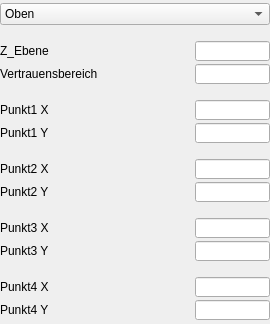
<?xml version="1.0" encoding="UTF-8"?>
<ui version="4.0">
 <class>TP_Ebenheit</class>
 <widget class="QWidget" name="TP_Ebenheit">
  <property name="geometry">
   <rect>
    <x>0</x>
    <y>0</y>
    <width>270</width>
    <height>324</height>
   </rect>
  </property>
  <property name="maximumSize">
   <size>
    <width>270</width>
    <height>16777215</height>
   </size>
  </property>
  <property name="windowTitle">
   <string>Form</string>
  </property>
  <layout class="QVBoxLayout" name="verticalLayout">
   <property name="spacing">
    <number>0</number>
   </property>
   <property name="leftMargin">
    <number>0</number>
   </property>
   <property name="topMargin">
    <number>0</number>
   </property>
   <property name="rightMargin">
    <number>0</number>
   </property>
   <property name="bottomMargin">
    <number>0</number>
   </property>
   <item>
    <widget class="QComboBox" name="comboBox_Frame">
     <item>
      <property name="text">
       <string>Oben</string>
      </property>
     </item>
     <item>
      <property name="text">
       <string>Hinten</string>
      </property>
     </item>
     <item>
      <property name="text">
       <string>Links</string>
      </property>
     </item>
     <item>
      <property name="text">
       <string>Vorne</string>
      </property>
     </item>
     <item>
      <property name="text">
       <string>Rechts</string>
      </property>
     </item>
    </widget>
   </item>
   <item>
    <spacer name="verticalSpacer">
     <property name="orientation">
      <enum>Qt::Vertical</enum>
     </property>
     <property name="sizeType">
      <enum>QSizePolicy::Fixed</enum>
     </property>
     <property name="sizeHint" stdset="0">
      <size>
       <width>20</width>
       <height>13</height>
      </size>
     </property>
    </spacer>
   </item>
   <item>
    <layout class="QHBoxLayout" name="horizontalLayout_ZEbene">
     <property name="spacing">
      <number>0</number>
     </property>
     <item>
      <widget class="QLabel" name="label_ZEbene">
       <property name="maximumSize">
        <size>
         <width>16777215</width>
         <height>20</height>
        </size>
       </property>
       <property name="text">
        <string>Z_Ebene</string>
       </property>
      </widget>
     </item>
     <item>
      <spacer name="horizontalSpacer">
       <property name="orientation">
        <enum>Qt::Horizontal</enum>
       </property>
       <property name="sizeHint" stdset="0">
        <size>
         <width>40</width>
         <height>20</height>
        </size>
       </property>
      </spacer>
     </item>
     <item>
      <widget class="QLineEdit" name="lineEdit_ZEbene">
       <property name="enabled">
        <bool>true</bool>
       </property>
       <property name="minimumSize">
        <size>
         <width>75</width>
         <height>0</height>
        </size>
       </property>
       <property name="maximumSize">
        <size>
         <width>75</width>
         <height>20</height>
        </size>
       </property>
       <property name="text">
        <string/>
       </property>
       <property name="alignment">
        <set>Qt::AlignCenter</set>
       </property>
      </widget>
     </item>
    </layout>
   </item>
   <item>
    <layout class="QHBoxLayout" name="horizontalLayout_V_Bereich">
     <property name="spacing">
      <number>0</number>
     </property>
     <item>
      <widget class="QLabel" name="label_Vertrauensbereich">
       <property name="maximumSize">
        <size>
         <width>16777215</width>
         <height>20</height>
        </size>
       </property>
       <property name="text">
        <string>Vertrauensbereich</string>
       </property>
      </widget>
     </item>
     <item>
      <spacer name="horizontalSpacer_V_Bereich">
       <property name="orientation">
        <enum>Qt::Horizontal</enum>
       </property>
       <property name="sizeHint" stdset="0">
        <size>
         <width>40</width>
         <height>20</height>
        </size>
       </property>
      </spacer>
     </item>
     <item>
      <widget class="QLineEdit" name="lineEdit_Vertrauensbereich">
       <property name="enabled">
        <bool>true</bool>
       </property>
       <property name="minimumSize">
        <size>
         <width>75</width>
         <height>0</height>
        </size>
       </property>
       <property name="maximumSize">
        <size>
         <width>75</width>
         <height>20</height>
        </size>
       </property>
       <property name="text">
        <string/>
       </property>
       <property name="alignment">
        <set>Qt::AlignCenter</set>
       </property>
      </widget>
     </item>
    </layout>
   </item>
   <item>
    <spacer name="verticalSpacer_2">
     <property name="orientation">
      <enum>Qt::Vertical</enum>
     </property>
     <property name="sizeType">
      <enum>QSizePolicy::Fixed</enum>
     </property>
     <property name="sizeHint" stdset="0">
      <size>
       <width>20</width>
       <height>13</height>
      </size>
     </property>
    </spacer>
   </item>
   <item>
    <layout class="QHBoxLayout" name="horizontalLayout_Punkt1X">
     <property name="spacing">
      <number>0</number>
     </property>
     <item>
      <widget class="QLabel" name="label_Punkt1X">
       <property name="maximumSize">
        <size>
         <width>16777215</width>
         <height>20</height>
        </size>
       </property>
       <property name="text">
        <string>Punkt1 X</string>
       </property>
      </widget>
     </item>
     <item>
      <spacer name="horizontalSpacer_Punkt1X">
       <property name="orientation">
        <enum>Qt::Horizontal</enum>
       </property>
       <property name="sizeHint" stdset="0">
        <size>
         <width>40</width>
         <height>20</height>
        </size>
       </property>
      </spacer>
     </item>
     <item>
      <widget class="QLineEdit" name="lineEdit_Punkt1X">
       <property name="enabled">
        <bool>true</bool>
       </property>
       <property name="minimumSize">
        <size>
         <width>75</width>
         <height>0</height>
        </size>
       </property>
       <property name="maximumSize">
        <size>
         <width>75</width>
         <height>20</height>
        </size>
       </property>
       <property name="text">
        <string/>
       </property>
       <property name="alignment">
        <set>Qt::AlignCenter</set>
       </property>
      </widget>
     </item>
    </layout>
   </item>
   <item>
    <layout class="QHBoxLayout" name="horizontalLayout_Punkt1Y">
     <property name="spacing">
      <number>0</number>
     </property>
     <item>
      <widget class="QLabel" name="label_Punkt1Y">
       <property name="maximumSize">
        <size>
         <width>16777215</width>
         <height>20</height>
        </size>
       </property>
       <property name="text">
        <string>Punkt1 Y</string>
       </property>
      </widget>
     </item>
     <item>
      <spacer name="horizontalSpacer_Punkt1Y">
       <property name="orientation">
        <enum>Qt::Horizontal</enum>
       </property>
       <property name="sizeHint" stdset="0">
        <size>
         <width>40</width>
         <height>20</height>
        </size>
       </property>
      </spacer>
     </item>
     <item>
      <widget class="QLineEdit" name="lineEdit_Punkt1Y">
       <property name="enabled">
        <bool>true</bool>
       </property>
       <property name="minimumSize">
        <size>
         <width>75</width>
         <height>0</height>
        </size>
       </property>
       <property name="maximumSize">
        <size>
         <width>75</width>
         <height>20</height>
        </size>
       </property>
       <property name="text">
        <string/>
       </property>
       <property name="alignment">
        <set>Qt::AlignCenter</set>
       </property>
      </widget>
     </item>
    </layout>
   </item>
   <item>
    <spacer name="verticalSpacer_3">
     <property name="orientation">
      <enum>Qt::Vertical</enum>
     </property>
     <property name="sizeType">
      <enum>QSizePolicy::Fixed</enum>
     </property>
     <property name="sizeHint" stdset="0">
      <size>
       <width>20</width>
       <height>13</height>
      </size>
     </property>
    </spacer>
   </item>
   <item>
    <layout class="QHBoxLayout" name="horizontalLayout_Punkt2X">
     <property name="spacing">
      <number>0</number>
     </property>
     <item>
      <widget class="QLabel" name="label_Punkt2X">
       <property name="maximumSize">
        <size>
         <width>16777215</width>
         <height>20</height>
        </size>
       </property>
       <property name="text">
        <string>Punkt2 X</string>
       </property>
      </widget>
     </item>
     <item>
      <spacer name="horizontalSpacer_Punkt2X">
       <property name="orientation">
        <enum>Qt::Horizontal</enum>
       </property>
       <property name="sizeHint" stdset="0">
        <size>
         <width>40</width>
         <height>20</height>
        </size>
       </property>
      </spacer>
     </item>
     <item>
      <widget class="QLineEdit" name="lineEdit_Punkt2X">
       <property name="enabled">
        <bool>true</bool>
       </property>
       <property name="minimumSize">
        <size>
         <width>75</width>
         <height>0</height>
        </size>
       </property>
       <property name="maximumSize">
        <size>
         <width>75</width>
         <height>20</height>
        </size>
       </property>
       <property name="text">
        <string/>
       </property>
       <property name="alignment">
        <set>Qt::AlignCenter</set>
       </property>
      </widget>
     </item>
    </layout>
   </item>
   <item>
    <layout class="QHBoxLayout" name="horizontalLayout_Punkt2Y">
     <property name="spacing">
      <number>0</number>
     </property>
     <item>
      <widget class="QLabel" name="label_Punkt2Y">
       <property name="maximumSize">
        <size>
         <width>16777215</width>
         <height>20</height>
        </size>
       </property>
       <property name="text">
        <string>Punkt2 Y</string>
       </property>
      </widget>
     </item>
     <item>
      <spacer name="horizontalSpacer_Punkt2Y">
       <property name="orientation">
        <enum>Qt::Horizontal</enum>
       </property>
       <property name="sizeHint" stdset="0">
        <size>
         <width>40</width>
         <height>20</height>
        </size>
       </property>
      </spacer>
     </item>
     <item>
      <widget class="QLineEdit" name="lineEdit_Punkt2Y">
       <property name="enabled">
        <bool>true</bool>
       </property>
       <property name="minimumSize">
        <size>
         <width>75</width>
         <height>0</height>
        </size>
       </property>
       <property name="maximumSize">
        <size>
         <width>75</width>
         <height>20</height>
        </size>
       </property>
       <property name="text">
        <string/>
       </property>
       <property name="alignment">
        <set>Qt::AlignCenter</set>
       </property>
      </widget>
     </item>
    </layout>
   </item>
   <item>
    <spacer name="verticalSpacer_4">
     <property name="orientation">
      <enum>Qt::Vertical</enum>
     </property>
     <property name="sizeType">
      <enum>QSizePolicy::Fixed</enum>
     </property>
     <property name="sizeHint" stdset="0">
      <size>
       <width>20</width>
       <height>13</height>
      </size>
     </property>
    </spacer>
   </item>
   <item>
    <layout class="QHBoxLayout" name="horizontalLayout_Punkt3X">
     <property name="spacing">
      <number>0</number>
     </property>
     <item>
      <widget class="QLabel" name="label_Punkt3X">
       <property name="maximumSize">
        <size>
         <width>16777215</width>
         <height>20</height>
        </size>
       </property>
       <property name="text">
        <string>Punkt3 X</string>
       </property>
      </widget>
     </item>
     <item>
      <spacer name="horizontalSpacer_Punkt3X">
       <property name="orientation">
        <enum>Qt::Horizontal</enum>
       </property>
       <property name="sizeHint" stdset="0">
        <size>
         <width>40</width>
         <height>20</height>
        </size>
       </property>
      </spacer>
     </item>
     <item>
      <widget class="QLineEdit" name="lineEdit_Punkt3X">
       <property name="enabled">
        <bool>true</bool>
       </property>
       <property name="minimumSize">
        <size>
         <width>75</width>
         <height>0</height>
        </size>
       </property>
       <property name="maximumSize">
        <size>
         <width>75</width>
         <height>20</height>
        </size>
       </property>
       <property name="text">
        <string/>
       </property>
       <property name="alignment">
        <set>Qt::AlignCenter</set>
       </property>
      </widget>
     </item>
    </layout>
   </item>
   <item>
    <layout class="QHBoxLayout" name="horizontalLayout_Punkt3Y">
     <property name="spacing">
      <number>0</number>
     </property>
     <item>
      <widget class="QLabel" name="label_Punkt3Y">
       <property name="maximumSize">
        <size>
         <width>16777215</width>
         <height>20</height>
        </size>
       </property>
       <property name="text">
        <string>Punkt3 Y</string>
       </property>
      </widget>
     </item>
     <item>
      <spacer name="horizontalSpacer_Punkt3Y">
       <property name="orientation">
        <enum>Qt::Horizontal</enum>
       </property>
       <property name="sizeHint" stdset="0">
        <size>
         <width>40</width>
         <height>20</height>
        </size>
       </property>
      </spacer>
     </item>
     <item>
      <widget class="QLineEdit" name="lineEdit_Punkt3Y">
       <property name="enabled">
        <bool>true</bool>
       </property>
       <property name="minimumSize">
        <size>
         <width>75</width>
         <height>0</height>
        </size>
       </property>
       <property name="maximumSize">
        <size>
         <width>75</width>
         <height>20</height>
        </size>
       </property>
       <property name="text">
        <string/>
       </property>
       <property name="alignment">
        <set>Qt::AlignCenter</set>
       </property>
      </widget>
     </item>
    </layout>
   </item>
   <item>
    <spacer name="verticalSpacer_5">
     <property name="orientation">
      <enum>Qt::Vertical</enum>
     </property>
     <property name="sizeType">
      <enum>QSizePolicy::Fixed</enum>
     </property>
     <property name="sizeHint" stdset="0">
      <size>
       <width>20</width>
       <height>13</height>
      </size>
     </property>
    </spacer>
   </item>
   <item>
    <layout class="QHBoxLayout" name="horizontalLayout_Punkt4X">
     <property name="spacing">
      <number>0</number>
     </property>
     <item>
      <widget class="QLabel" name="label_Punkt4X">
       <property name="maximumSize">
        <size>
         <width>16777215</width>
         <height>20</height>
        </size>
       </property>
       <property name="text">
        <string>Punkt4 X</string>
       </property>
      </widget>
     </item>
     <item>
      <spacer name="horizontalSpacer_Punkt4X">
       <property name="orientation">
        <enum>Qt::Horizontal</enum>
       </property>
       <property name="sizeHint" stdset="0">
        <size>
         <width>40</width>
         <height>20</height>
        </size>
       </property>
      </spacer>
     </item>
     <item>
      <widget class="QLineEdit" name="lineEdit_Punkt4X">
       <property name="enabled">
        <bool>true</bool>
       </property>
       <property name="minimumSize">
        <size>
         <width>75</width>
         <height>0</height>
        </size>
       </property>
       <property name="maximumSize">
        <size>
         <width>75</width>
         <height>20</height>
        </size>
       </property>
       <property name="text">
        <string/>
       </property>
       <property name="alignment">
        <set>Qt::AlignCenter</set>
       </property>
      </widget>
     </item>
    </layout>
   </item>
   <item>
    <layout class="QHBoxLayout" name="horizontalLayout_Punkt4Y">
     <property name="spacing">
      <number>0</number>
     </property>
     <item>
      <widget class="QLabel" name="label_Punkt4Y">
       <property name="maximumSize">
        <size>
         <width>16777215</width>
         <height>20</height>
        </size>
       </property>
       <property name="text">
        <string>Punkt4 Y</string>
       </property>
      </widget>
     </item>
     <item>
      <spacer name="horizontalSpacer_Punkt4Y">
       <property name="orientation">
        <enum>Qt::Horizontal</enum>
       </property>
       <property name="sizeHint" stdset="0">
        <size>
         <width>40</width>
         <height>20</height>
        </size>
       </property>
      </spacer>
     </item>
     <item>
      <widget class="QLineEdit" name="lineEdit_Punkt4Y">
       <property name="enabled">
        <bool>true</bool>
       </property>
       <property name="minimumSize">
        <size>
         <width>75</width>
         <height>0</height>
        </size>
       </property>
       <property name="maximumSize">
        <size>
         <width>75</width>
         <height>20</height>
        </size>
       </property>
       <property name="text">
        <string/>
       </property>
       <property name="alignment">
        <set>Qt::AlignCenter</set>
       </property>
      </widget>
     </item>
    </layout>
   </item>
  </layout>
 </widget>
 <resources/>
 <connections/>
</ui>
